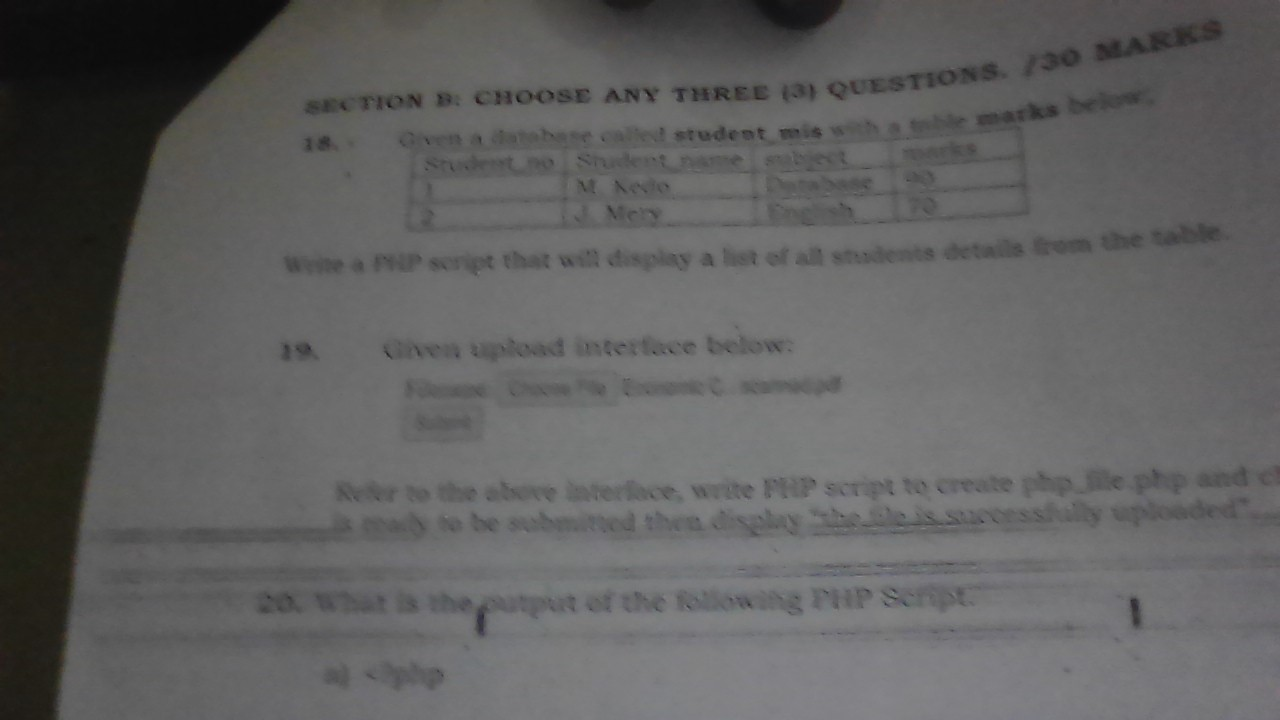
#> input picture AIproject/WIN_20240324_18_41_45_Pro.jpg, 1280 x 720 px, found by its file name
$ python vision.py
#> lines starting #> are read from the running program, lines starting #| are printed output that depends on the picture; after the words box and inside, x2 and y2 are one past the last pixel; in counts of white or black regions, pixels touching at a corner belong together
import cv2 as cv
import numpy as np


# [46 lines left out: functions filter_video, two_screen, not called in this run]


def process_image(image_path):
    img = cv.imread(image_path)
#> img is the input picture: shape (720, 1280, 3); mean B, G, R 95.1, 95.4, 95.7
    if img is None:
        print(f"Image not found at {image_path}")
        return

    img = cv.cvtColor(img, cv.COLOR_RGB2GRAY)
#> img: shape (720, 1280)
    adaptive = cv.adaptiveThreshold(img, 255, cv.ADAPTIVE_THRESH_GAUSSIAN_C, cv.THRESH_BINARY, 81, 7)
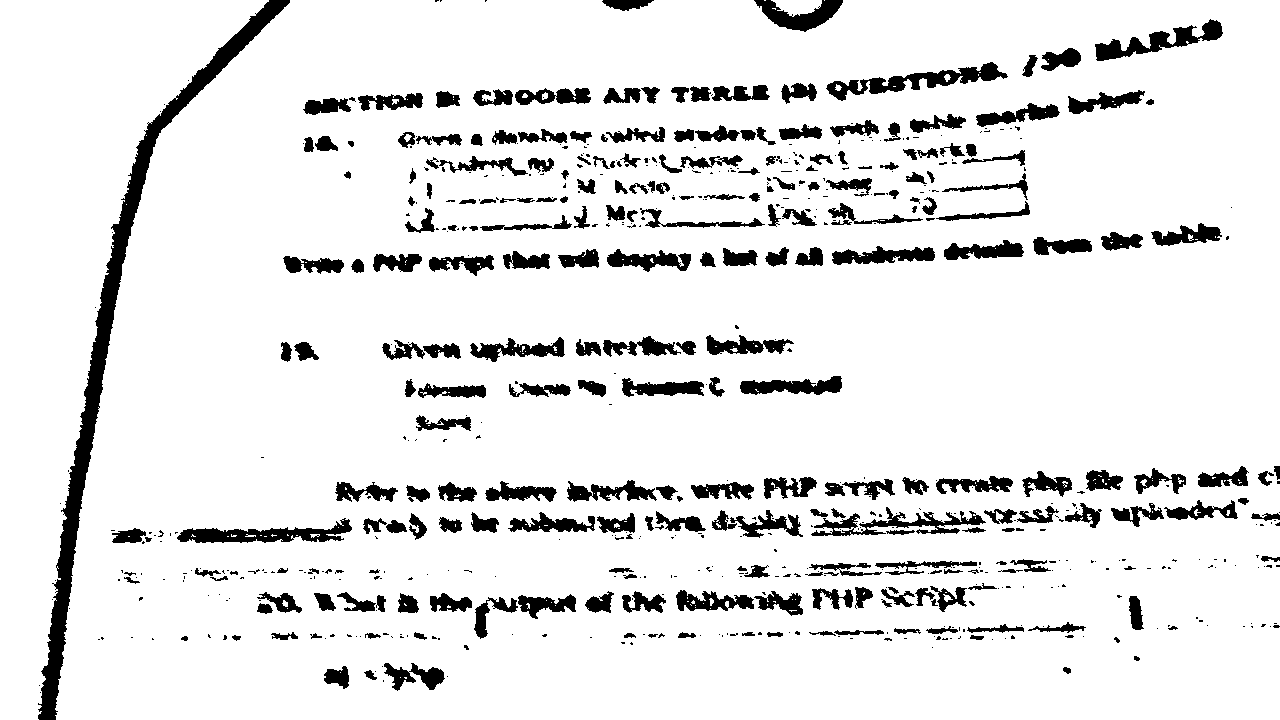
#> adaptive: shape (720, 1280); 90.2% white; 670 black regions (409 under 20 px), largest, box (x1, y1, x2, y2) and area: (38, 0, 290, 720) 11825, (826, 62, 1008, 101) 2134, (177, 518, 352, 543) 1967

    _, result = cv.threshold(img, 30, 200, cv.THRESH_BINARY)
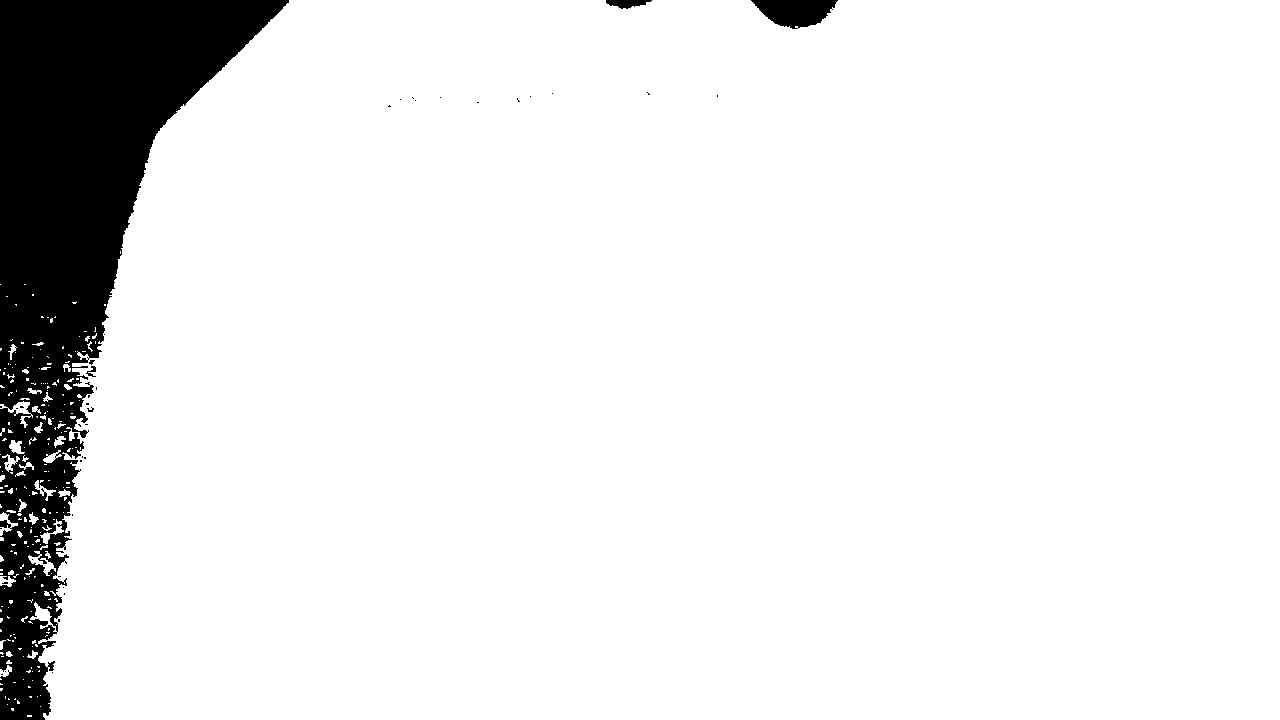
#> result: shape (720, 1280); values 0 (black) and 200 (white), 91.4% white; 41 black regions (37 under 20 px), largest, box (x1, y1, x2, y2) and area: (0, 0, 289, 720) 77317, (751, 0, 838, 29) 1708, (606, 0, 652, 9) 267, (86, 366, 96, 377) 49
    cv.imshow("adaptive", adaptive)
    cv.imshow("image", img)
    cv.waitKey(0)
    cv.destroyAllWindows()


if __name__ == "__main__":
    path = r"C:\Users\user\Videos\SILVIZO - NIBIDO @PARODY.mp4"
    image_path = r"/projects/AI projects/AIproject/WIN_20240324_18_41_45_Pro.jpg"

    # Uncomment the function you want to run
    # filter_video(video_source=path)
    # two_screen(height=500, width=500)
    process_image(image_path)
